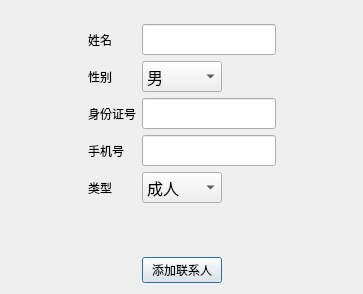
<?xml version="1.0" encoding="UTF-8"?>
<ui version="4.0">
 <class>AddPassengerDialog</class>
 <widget class="QDialog" name="AddPassengerDialog">
  <property name="geometry">
   <rect>
    <x>0</x>
    <y>0</y>
    <width>363</width>
    <height>294</height>
   </rect>
  </property>
  <property name="windowTitle">
   <string>Dialog</string>
  </property>
  <layout class="QGridLayout" name="gridLayout">
   <item row="0" column="4">
    <spacer name="verticalSpacer">
     <property name="orientation">
      <enum>Qt::Vertical</enum>
     </property>
     <property name="sizeHint" stdset="0">
      <size>
       <width>20</width>
       <height>48</height>
      </size>
     </property>
    </spacer>
   </item>
   <item row="1" column="1">
    <widget class="QLabel" name="label">
     <property name="text">
      <string>姓名</string>
     </property>
     <property name="buddy">
      <cstring>name_edit</cstring>
     </property>
    </widget>
   </item>
   <item row="1" column="3" colspan="2">
    <widget class="QLineEdit" name="name_edit">
     <property name="font">
      <font>
       <family>黑体</family>
       <pointsize>12</pointsize>
      </font>
     </property>
    </widget>
   </item>
   <item row="2" column="1">
    <widget class="QLabel" name="label_2">
     <property name="text">
      <string>性别</string>
     </property>
     <property name="buddy">
      <cstring>sex_combo_box</cstring>
     </property>
    </widget>
   </item>
   <item row="2" column="3">
    <widget class="QComboBox" name="sex_combo_box">
     <property name="font">
      <font>
       <family>黑体</family>
       <pointsize>12</pointsize>
      </font>
     </property>
     <item>
      <property name="text">
       <string>男</string>
      </property>
     </item>
     <item>
      <property name="text">
       <string>女</string>
      </property>
     </item>
    </widget>
   </item>
   <item row="3" column="0">
    <spacer name="horizontalSpacer_2">
     <property name="orientation">
      <enum>Qt::Horizontal</enum>
     </property>
     <property name="sizeHint" stdset="0">
      <size>
       <width>85</width>
       <height>20</height>
      </size>
     </property>
    </spacer>
   </item>
   <item row="3" column="1" colspan="2">
    <widget class="QLabel" name="label_3">
     <property name="text">
      <string>身份证号</string>
     </property>
     <property name="buddy">
      <cstring>id_number_edit</cstring>
     </property>
    </widget>
   </item>
   <item row="3" column="3" colspan="2">
    <widget class="QLineEdit" name="id_number_edit">
     <property name="font">
      <font>
       <family>黑体</family>
       <pointsize>12</pointsize>
      </font>
     </property>
    </widget>
   </item>
   <item row="3" column="5">
    <spacer name="horizontalSpacer">
     <property name="orientation">
      <enum>Qt::Horizontal</enum>
     </property>
     <property name="sizeHint" stdset="0">
      <size>
       <width>84</width>
       <height>20</height>
      </size>
     </property>
    </spacer>
   </item>
   <item row="4" column="1" colspan="2">
    <widget class="QLabel" name="label_4">
     <property name="text">
      <string>手机号</string>
     </property>
     <property name="buddy">
      <cstring>phone_edit</cstring>
     </property>
    </widget>
   </item>
   <item row="4" column="3" colspan="2">
    <widget class="QLineEdit" name="phone_edit">
     <property name="font">
      <font>
       <family>黑体</family>
       <pointsize>12</pointsize>
      </font>
     </property>
    </widget>
   </item>
   <item row="5" column="1">
    <widget class="QLabel" name="label_5">
     <property name="text">
      <string>类型</string>
     </property>
     <property name="buddy">
      <cstring>passenger_type_combo_box</cstring>
     </property>
    </widget>
   </item>
   <item row="5" column="3">
    <widget class="QComboBox" name="passenger_type_combo_box">
     <property name="font">
      <font>
       <family>黑体</family>
       <pointsize>12</pointsize>
      </font>
     </property>
     <item>
      <property name="text">
       <string>成人</string>
      </property>
     </item>
     <item>
      <property name="text">
       <string>学生</string>
      </property>
     </item>
    </widget>
   </item>
   <item row="6" column="3">
    <spacer name="verticalSpacer_3">
     <property name="orientation">
      <enum>Qt::Vertical</enum>
     </property>
     <property name="sizeHint" stdset="0">
      <size>
       <width>20</width>
       <height>82</height>
      </size>
     </property>
    </spacer>
   </item>
   <item row="8" column="3">
    <spacer name="verticalSpacer_2">
     <property name="orientation">
      <enum>Qt::Vertical</enum>
     </property>
     <property name="sizeHint" stdset="0">
      <size>
       <width>20</width>
       <height>2</height>
      </size>
     </property>
    </spacer>
   </item>
   <item row="7" column="0">
    <spacer name="horizontalSpacer_3">
     <property name="orientation">
      <enum>Qt::Horizontal</enum>
     </property>
     <property name="sizeHint" stdset="0">
      <size>
       <width>40</width>
       <height>20</height>
      </size>
     </property>
    </spacer>
   </item>
   <item row="7" column="5">
    <spacer name="horizontalSpacer_4">
     <property name="orientation">
      <enum>Qt::Horizontal</enum>
     </property>
     <property name="sizeHint" stdset="0">
      <size>
       <width>40</width>
       <height>20</height>
      </size>
     </property>
    </spacer>
   </item>
   <item row="7" column="3">
    <widget class="QPushButton" name="add_button">
     <property name="text">
      <string>添加联系人</string>
     </property>
     <property name="icon">
      <iconset resource="qss.qrc">
       <normaloff>:/new/icon/icon/添加.png</normaloff>:/new/icon/icon/添加.png</iconset>
     </property>
    </widget>
   </item>
  </layout>
 </widget>
 <resources>
  <include location="qss.qrc"/>
 </resources>
 <connections/>
</ui>
